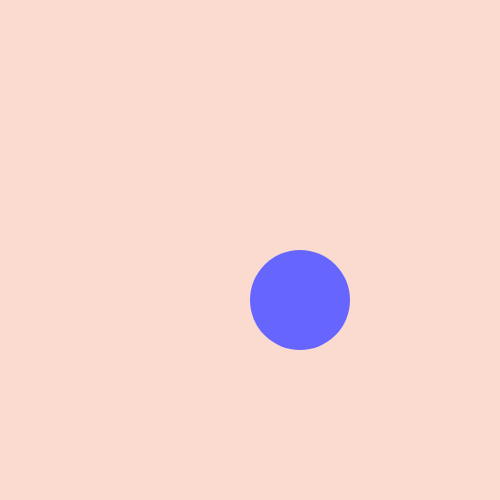
Frame 1 (no input)
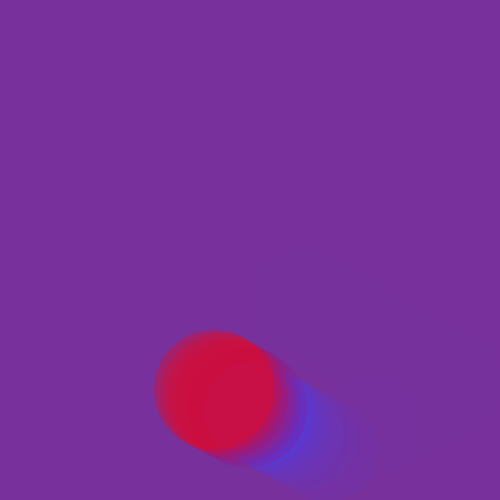
Frame 60 (no input)
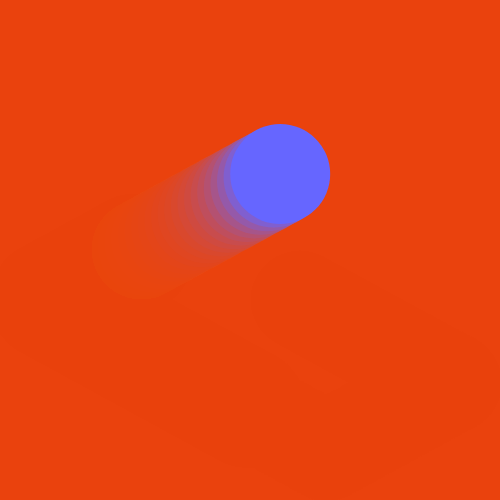
Frame 120 (the mouse pressed at the canvas centre since frame 60)

The p5.js sketch that drew these frames (run headless with seeded random() and noise() and a simulated clock; from frame 60 on, the mouse is pressed at the canvas centre):

// p5.js sketch
// ── sketch.js
let circleX;
let circleY;
let xSpeed=6.6;
let ySpeed=3.6;
let radius=100;



function setup() {
  createCanvas(500, 500);
  col = color(102,102,255);
  bgc = color(233,70,15,50)
  
  noStroke();
  circleX = 300;
  circleY = 300;
}

function draw() {
  background(bgc);
  
  //bouncing ball
  fill(col);
  ellipse(circleX,circleY,radius,radius);
  
  //ball motion
  circleX=circleX + xSpeed;
  circleY=circleY + ySpeed;
  
  //bounce back,not over the edge
  if(circleX > width-50 || circleX < 50){
    xSpeed = xSpeed * -1;
  }
  
  if(circleY > height-50 || circleY <50){
    ySpeed = ySpeed * -1;
  }
  
  //change color in certain area
  if(circleX<width/2 && circleY>height/2){
   col = color(255,3,4,80);
   bgc = color(80,45,210,50);
   radius = 120;
    
     } else {
   col = color(102,102,255);
   bgc = color(233,70,15,50)
   radius=100;
     }
  
}



 
